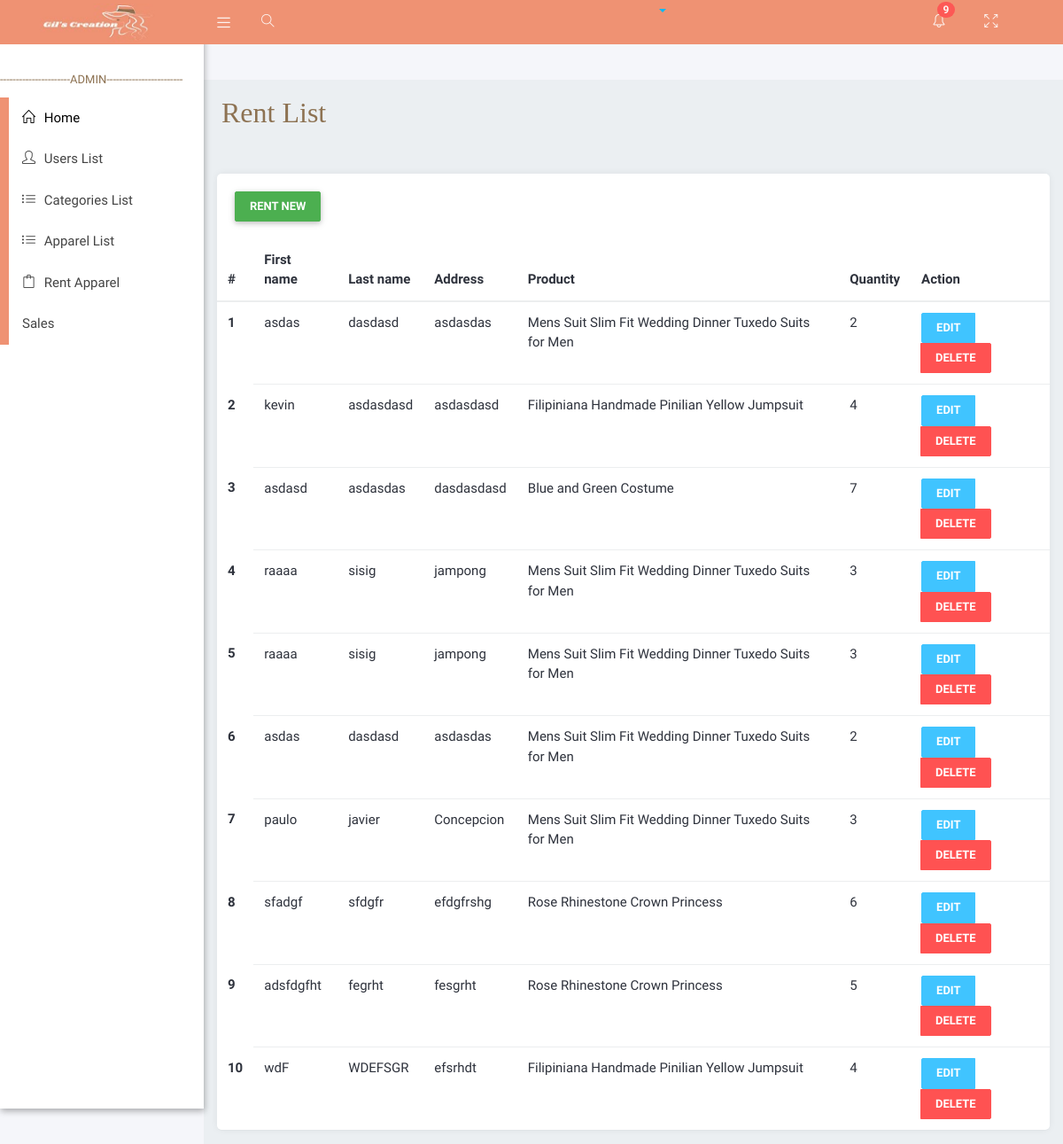
The app's page /adminViews/rentproduct.php with its own data.
### tables this page shows
CREATE TABLE `customer_walkin_checkout` (
  `cwc_id` int(11) NOT NULL,
  `cwc_customer_id` int(11) NOT NULL,
  `total_checkout_amount` float DEFAULT NULL,
  `checkout_payment` float NOT NULL,
  `checkout_Date` timestamp NOT NULL DEFAULT current_timestamp(),
  `checkout_Time` timestamp NOT NULL DEFAULT current_timestamp()
);

CREATE TABLE `customer_walkin` (
  `cw_id` int(11) NOT NULL,
  `customer_fname` varchar(255) NOT NULL,
  `customer_lname` varchar(255) NOT NULL,
  `customer_address` varchar(255) NOT NULL,
  `customer_product_id` int(11) NOT NULL,
  `customer_quantity` int(11) NOT NULL,
  `checkout_status` int(11) NOT NULL DEFAULT 0
);

CREATE TABLE `products` (
  `product_id` int(11) NOT NULL,
  `image` varchar(50) NOT NULL,
  `name` varchar(255) NOT NULL,
  `price` int(11) NOT NULL,
  `variation` varchar(255) NOT NULL,
  `stocks` int(11) NOT NULL,
  `category_id` int(11) NOT NULL,
  `description` varchar(255) NOT NULL
);

### APIFUNCTION/DBCRUD.php (called while the page is built, shortened)
<?php
    class DBCRUD{
        private $servername='localhost';
        private $username='root';
        private $password='';
        private $dbname='brms';
        private $mysqli='';
        public function __construct(){
            $this->mysqli = new mysqli($this->servername,$this->username,$this->password,$this->dbname);
        }
        public function select20(){
            $sql = "SELECT * FROM `customer_walkin_checkout` LEFT JOIN customer_walkin ON customer_walkin.cw_id = customer_walkin_checkout.cwc_customer_id LEFT JOIN products ON products.product_id = customer_walkin.customer_product_id";
            $this->sql = $result = $this->mysqli->query($sql);
        }
    }
?>

### adminViews/rentproduct.php (the view, shortened to what this page needs)
<?php include('layouts/head.php'); ?>
   <div class="wrapper">
      <?php include('layouts/navbar.php'); ?>
      <?php include('layouts/sidebar.php'); ?>
      <div class="content-wrapper">
         <div class="container-fluid">
            <div class="row">
               <div class="main-header">
               <h2  style=" font-family:poppins; color:#8d7252;">Rent List</h2><br>
               </div>
            </div>
            <div class="card">
        <div class="card-header">
            <button type="button" class="btn btn-success" data-toggle="modal" data-target="#rentModal" id="rentbtn">
            Rent New
            </button>
        </div>
        <div class="card-body">
        <table class="table">
                <thead class="thead-light">
                    <tr>
                    <th scope="col">#</th>
                    <th scope="col">First name</th>
                    <th scope="col">Last name</th>
                    <th scope="col">Address</th>
                    <th scope="col">Product</th>
                    <th scope="col">Quantity</th>
                    <th scope="col">Action</th>
                    </tr>
                </thead>
                <tbody>
                <?php
                    include('../APIFUNCTION/DBCRUD.php');
                    $newDBCRUD = new DBCRUD();
                    $newDBCRUD->select20();
                    $productsLists = $newDBCRUD->sql;
                    $index = 1;
                    while ($data = mysqli_fetch_assoc($productsLists)){
                ?>
                    <tr>
                    <th scope="row"><?php echo $index; ?></th>
                    <td><?php echo $data["customer_fname"]; ?></td>
                    <td><?php echo $data["customer_lname"] ; ?></td>
                    <td><?php echo $data["customer_address"]; ?></td>
                    <td><?php echo $data["name"]; ?></td>
                    <td><?php echo $data["customer_quantity"]; ?></td>
                    <td>
                        <div class="btn-group" role="group" aria-label="Basic example">
                            <button type="button" class="btn btn-info" onclick="showform(<?php echo $data['cw_id']; ?>);">Edit</button>
                            <button type="button" class="btn btn-danger" onclick="showformdelete(<?php echo $data['cw_id']; ?>);">Delete</button>
                        </div>
                    </td>
                    </tr>
                    <?php $index++; }?>
                </tbody>
            </table>
        </div>
         </div>
      </div>
   </div>
                    </div>
<?php include('layouts/footer.php'); ?>

### adminViews/assets/css/profile.css (style rules this page uses)
body { margin: 0; padding-top: 40px; color: #2e323c; background: #f5f6fa; position: relative; height: 100%; }
.card { background: #ffffff; -webkit-border-radius: 5px; -moz-border-radius: 5px; border-radius: 5px; border: 0; margin-bottom: 1rem; }

### adminViews/assets/css/menu.css (style rules this page uses)
.fixed .content-wrapper { margin-top: 50px; }
.wrapper:before { content: " "; display: table; }
.wrapper:after { content: " "; clear: both; }
.content-wrapper { height: 100%; background-color: #ebeff2; margin-left: 230px; z-index: 820; -webkit-transition: all 0.3s ease-in-out; -moz-transition: all 0.3s ease-in-out; -ms-transition: all 0.3s ease-in-out; transition: all 0.3s ease-in-out; }

### records on screen
customer_walkin_checkout: cwc_customer.customer_fname "asdas", cwc_customer.customer_lname "dasdasd", cwc_customer.customer_address "asdasdas", products.name "Mens Suit Slim Fit Wedding Dinner Tuxedo Suits for Men", cwc_customer.customer_quantity "2"
customer_walkin_checkout: cwc_customer.customer_fname "kevin", cwc_customer.customer_lname "asdasdasd", cwc_customer.customer_address "asdasdasd", products.name "Filipiniana Handmade Pinilian Yellow Jumpsuit", cwc_customer.customer_quantity "4"
customer_walkin_checkout: cwc_customer.customer_fname "asdasd", cwc_customer.customer_lname "asdasdas", cwc_customer.customer_address "dasdasdasd", products.name "Blue and Green Costume", cwc_customer.customer_quantity "7"
customer_walkin_checkout: cwc_customer.customer_fname "raaaa", cwc_customer.customer_lname "sisig", cwc_customer.customer_address "jampong", products.name "Mens Suit Slim Fit Wedding Dinner Tuxedo Suits for Men", cwc_customer.customer_quantity "3"
customer_walkin_checkout: cwc_customer.customer_fname "raaaa", cwc_customer.customer_lname "sisig", cwc_customer.customer_address "jampong", products.name "Mens Suit Slim Fit Wedding Dinner Tuxedo Suits for Men", cwc_customer.customer_quantity "3"
customer_walkin_checkout: cwc_customer.customer_fname "asdas", cwc_customer.customer_lname "dasdasd", cwc_customer.customer_address "asdasdas", products.name "Mens Suit Slim Fit Wedding Dinner Tuxedo Suits for Men", cwc_customer.customer_quantity "2"
customer_walkin_checkout: cwc_customer.customer_fname "paulo", cwc_customer.customer_lname "javier", cwc_customer.customer_address "Concepcion", products.name "Mens Suit Slim Fit Wedding Dinner Tuxedo Suits for Men", cwc_customer.customer_quantity "3"
customer_walkin_checkout: cwc_customer.customer_fname "sfadgf", cwc_customer.customer_lname "sfdgfr", cwc_customer.customer_address "efdgfrshg", products.name "Rose Rhinestone Crown Princess", cwc_customer.customer_quantity "6"
customer_walkin_checkout: cwc_customer.customer_fname "adsfdgfht", cwc_customer.customer_lname "fegrht", cwc_customer.customer_address "fesgrht", products.name "Rose Rhinestone Crown Princess", cwc_customer.customer_quantity "5"
customer_walkin_checkout: cwc_customer.customer_fname "wdF", cwc_customer.customer_lname "WDEFSGR", cwc_customer.customer_address "efsrhdt", products.name "Filipiniana Handmade Pinilian Yellow Jumpsuit", cwc_customer.customer_quantity "4"
